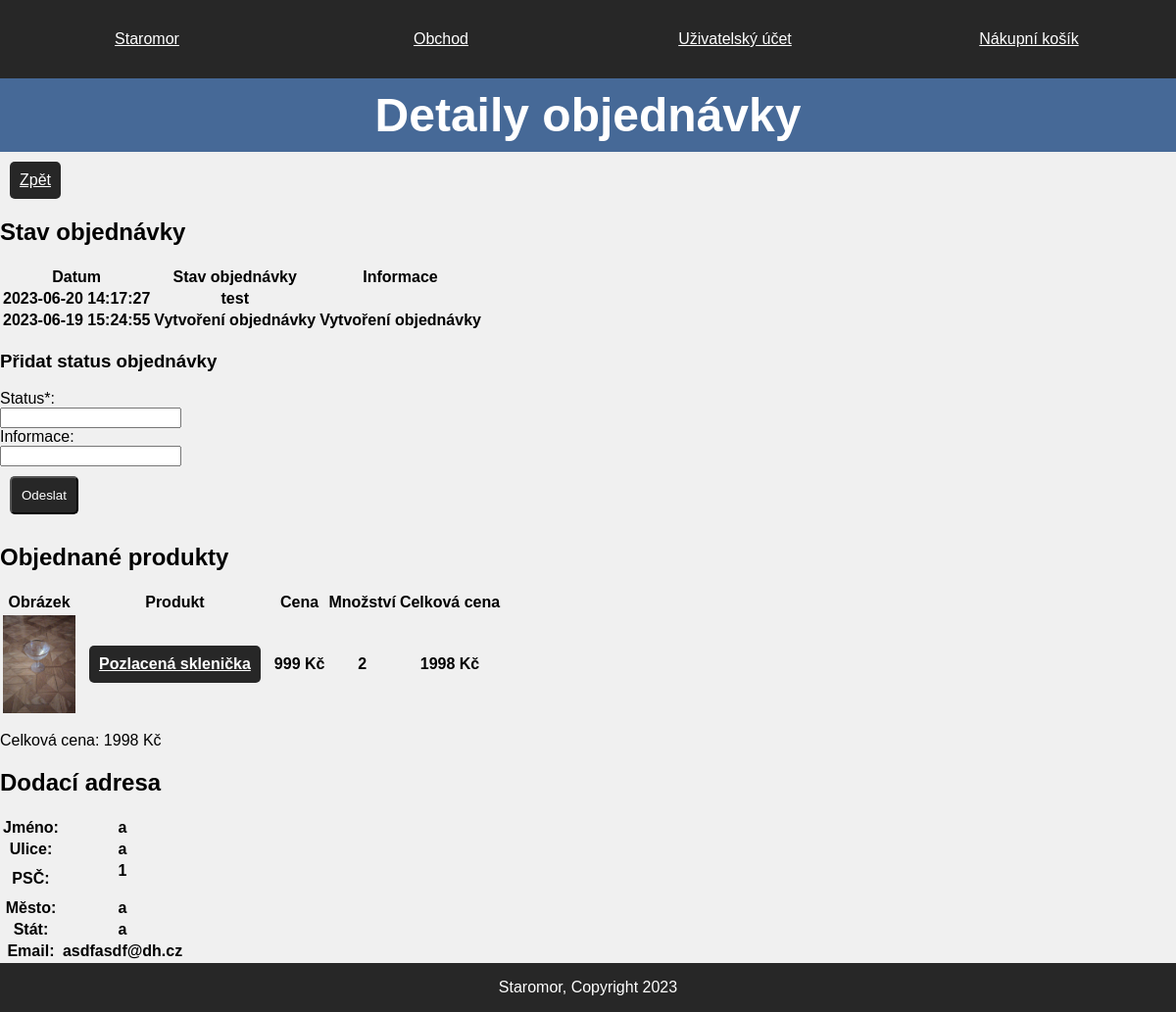
The page /administration/orderdetail.php?order_id=1 (signed in) on the database its author committed.
### tables this page shows
CREATE TABLE `order_status` (
  `order_status_id` int(11) NOT NULL,
  `date` datetime NOT NULL,
  `status` text NOT NULL,
  `information` text DEFAULT NULL,
  `order_id` int(11) NOT NULL
);

CREATE TABLE `order_products` (
  `price` double NOT NULL,
  `amount` int(11) NOT NULL,
  `order_id` int(11) NOT NULL,
  `product_id` int(11) NOT NULL
);

CREATE TABLE `products` (
  `product_id` int(11) NOT NULL,
  `name` text NOT NULL,
  `internal_name` text NOT NULL,
  `description` text NOT NULL,
  `description_long` text NOT NULL,
  `img` text DEFAULT NULL,
  `stock` int(11) NOT NULL,
  `status` text NOT NULL,
  `price` double NOT NULL,
  `category_id` int(11) NOT NULL
);

CREATE TABLE `orders` (
  `order_id` int(11) NOT NULL,
  `user_id` int(11) DEFAULT NULL,
  `last_status` int(11) DEFAULT NULL,
  `address_shipping` int(11) NOT NULL,
  `address_billing` int(11) NOT NULL,
  `total_price` double DEFAULT NULL
);

CREATE TABLE `address` (
  `address_id` int(11) NOT NULL,
  `name` text NOT NULL,
  `zip` int(11) NOT NULL,
  `country` text NOT NULL,
  `city` text NOT NULL,
  `street` text NOT NULL,
  `additional_info` text DEFAULT NULL,
  `email` text NOT NULL,
  `phone` text DEFAULT NULL,
  `user_id` int(11) DEFAULT NULL,
  `address_type` int(11) DEFAULT NULL
);

### assets/php/database.php (called while the page is built, shortened)
<?php
class Database {
    protected $pdo;
    public function __construct() {
        $this->pdo = new PDO(
            'mysql:host=' . DB_HOST . ';dbname=' . DB_DATABASE . ';charset=utf8mb4',
            DB_USERNAME,
            DB_PASSWORD
        );
        $this->pdo->setAttribute(
            PDO::ATTR_ERRMODE, PDO::ERRMODE_EXCEPTION
        );
        $this->pdo->setAttribute(
            PDO::ATTR_DEFAULT_FETCH_MODE, PDO::FETCH_ASSOC
        );
    }
    public function queryGet($query,$params) {
        $statement = $this->pdo->prepare($query);
        $statement->execute($params);
        return $statement->fetchAll();
    }
}
?>

### assets/php/order.php (called while the page is built, shortened)
<?php
require_once "database.php";
class Order
{
    public function GetOrderAddress($orderId)
    {
        $database = new Database();
        $query = "SELECT * FROM `orders`
        JOIN `address` ON `orders`.`address_shipping`=`address`.`address_id`
        WHERE `order_id`=?";
        $params = array($orderId);
        $result = $database->queryGet($query, $params);
        $address = new Address();
        $address->name = $result[0]['name'];
        $address->street = $result[0]['street'];
        $address->zip = $result[0]['zip'];
        $address->city = $result[0]['city'];
        $address->country = $result[0]['country'];
        $address->email = $result[0]['email'];
        $address->additional_info = $result[0]['additional_info'];
        $address->phone = $result[0]['phone'];
        return $address;
    }
    public function GetOrderProducts($orderId)
    {
        $database = new Database();
        $query = "SELECT *,`order_products`.`price` AS `current_price` FROM `order_products`
        JOIN `products` USING (`product_id`)
        WHERE `order_id`=?";
        $params = array($orderId);
        $result = $database->queryGet($query, $params);
        return $result;
    }
    public function GetOrderStatus($orderId)
    {
        $database = new Database();
        $query = "SELECT * FROM `order_status` WHERE `order_id`=?
        ORDER BY `date` DESC;";
        $params = array($orderId);
        $result = $database->queryGet($query, $params);
        return $result;
    }
}

### administration/orderdetail.php (the view, shortened to what this page needs)
<?php
$orderId = $_GET['order_id'];
$orderView = new Order();
$statuses = $orderView->GetOrderStatus($orderId);
$address = $orderView->GetOrderAddress($orderId);
$products = $orderView->GetOrderProducts($orderId);
?>
<!DOCTYPE html>
<html lang="cs">
<head>
    <link rel="stylesheet" type="text/css" media="screen" href="../assets/css/style.css">
    <link rel="stylesheet" media="print" href="../assets/css/print.css">
</head>
<body>
    <div class="wrapper">
        <header>
            <nav class="nav-list">
                <a class="nav-item" href="../">
                    <p>Staromor</p>
                </a>
                <a class="nav-item" href="../store">
                    <p>Obchod</p>
                </a>
                <a class="nav-item" href="../account">
                    <p>Uživatelský účet</p>
                </a>
                <a class="nav-item" href="../cart">
                    <p>Nákupní košík</p>
                </a>
            </nav>
        </header>
        <main>
            <h1>Detaily objednávky</h1>
            <a class="link-button" href="allorders.php">Zpět</a>
            <h2>Stav objednávky</h2>
            <table>
                <tr>
                    <th>Datum</th>
                    <th>Stav objednávky</th>
                    <th>Informace</th>
                </tr>
            <?php foreach($statuses as $status){
                ?>
                <tr>
                    <th><?php echo $status['date'];?></th>
                    <th><?php echo $status['status'];?></th>
                    <th><?php echo $status['information'];?></th>
                </tr>
            <?php } ?>
            </table>
            <h3>Přidat status objednávky</h3>
            <form>
                <label for="status">Status*:</label>
                <br><input type="text" name="status" required>
                <br><label for="information">Informace:</label>
                <br><input type="text" name="information">
                <br><button class="link-button" type="submit" name="submit" value="Odeslat">Odeslat</button>
            </form>
            <h2>Objednané produkty</h2>
            <nav class="cart-page">
                <?php
                if (isset($products)) {
                ?>
                    <table>
                        <tr>
                            <th>Obrázek</th>
                            <th>Produkt</th>
                            <th>Cena</th>
                            <th>Množství</th>
                            <th>Celková cena</th>
                        </tr>
                        <?php
                        $totalprice = 0;
                        foreach ($products as $product) {
                            $id = $product['product_id'];
                            $name = $product['name'];
                            $desc = $product['description'];
                            $img = $product['img'];
                            $price = $product['current_price'];
                            $amount = $product['amount'];
                            $totalprice += $price * $amount;
                        ?>
                            <tr>
                                <th><img class="mini-img" src="../<?php echo $img; ?>" alt="<?php echo $desc; ?>"></th>
                                <th><a class="link-button" href="../store/producta.php?id=<?php echo ($id) ?>"><?php echo $name; ?></a></th>
                                <th><?php echo $price; ?> Kč</th>
                                <th><?php echo $amount; ?></th>
                                <th><?php echo ($price * $amount); ?> Kč</th>
                            </tr>
                        <?php
                        }
                        ?>
                    </table>
                    <p>Celková cena: <?php echo $totalprice; ?> Kč</p>
                <?php
                } else {
                ?>
                    <p>Objednávka je prázdná. Tohle by se nemělo stát.</p>
                <?php
                }
                ?>
            </nav>
            <h2>Dodací adresa</h2>
            <table>
                <tr>
                    <th><label for="name">Jméno:</label></th>
                    <th><?php echo $address->name; ?></th>
                </tr>
                <tr>
                    <th><label for="street">Ulice:</label></th>
                    <th><?php echo $address->street; ?></th>
                </tr>
                <tr>
                    <th><label for="zip">PSČ:</label></th>
                    <th><?php echo $address->zip; ?></p>
                    </th>
                </tr>
                <tr>
                    <th><label for="city">Město:</label></th>
                    <th><?php echo $address->city; ?></th>
                </tr>
                <tr>
                    <th><label for="country">Stát:</label></th>
                    <th><?php echo $address->country; ?></th>
                </tr>
                <tr>
                    <th><label for="email">Email:</label></th>
                    <th><?php echo $address->email; ?></th>
                </tr>
            </table>
        </main>
        <footer>
            <p>Staromor, Copyright 2023</p>
        </footer>
    </div>
</body>
</html>

### assets/css/style.css (style rules this page uses)
body { font-family: Arial, Helvetica, sans-serif; margin: 0; padding: 0; font-size: 100%; color: black; background-color: darkred; }
.wrapper { box-sizing: border-box; margin: auto; max-width: 1280px; min-height: 100vh; display: flex; flex-flow: column nowrap; justify-content: space-between; align-content: center; }
header { background-color: rgb(39, 39, 39); }
main { flex-grow: 1; background-color: rgb(240, 240, 240); }
footer { height: 50px; background-color: rgb(39, 39, 39); color: white; text-align: center; }
.nav-list { flex: 1; display: flex; flex-flow: row wrap; justify-content: space-around; }
.nav-item, .nav-item-current { flex:1; height: 50px; padding: 15px; background-color: rgb(39, 39, 39); color: white; border-width: 1px; border-color: white; text-align: center; transition: ease .5s; }
a.nav-item, a.link-button, button.link-button { color: white; background-color: rgb(39, 39, 39); transition: ease .5s; }
h1 { text-align: center; padding: 10px 10px; margin: 0; font-size: 300%; color: white; background-color: rgb(70, 105, 151); }
img { display: block; max-width: 100%; height: auto; }
a.link-button { display: block; padding: 10px; margin: 10px; border-radius: 5px; width: fit-content; height: fit-content; }
button.link-button { display: inline; padding: 10px; margin: 10px; border-radius: 5px; width: fit-content; height: fit-content; }
.mini-img { height: 100px; }

### assets/css/print.css (style rules this page uses)
img { display:none; }
nav.nav-list > * { display: none; }
a { text-decoration: underline !important; }
footer { text-align: center; }

### rows shown on the page
order_status: date "2023-06-20 14:17:27", status "test"
order_status: date "2023-06-19 15:24:55", status "Vytvoření objednávky", information "Vytvoření objednávky"
order_products: product.img (picture), product.name "Pozlacená sklenička", price "999", amount "2", $price * $amount "1998"
orders: address_billing.name "a", address_billing.street "a", address_billing.zip "1", address_billing.city "a", address_billing.country "a", address_billing.email "asdfasdf@dh.cz"

### other values the page prints
$totalprice "1998"
